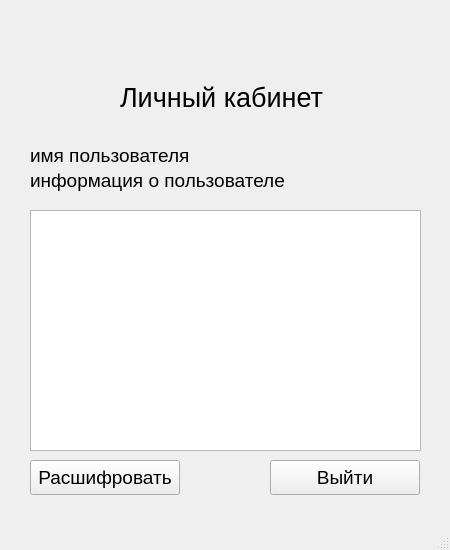
<?xml version="1.0" encoding="UTF-8"?>
<ui version="4.0">
 <class>MainWindow</class>
 <widget class="QMainWindow" name="MainWindow">
  <property name="geometry">
   <rect>
    <x>0</x>
    <y>0</y>
    <width>450</width>
    <height>550</height>
   </rect>
  </property>
  <property name="windowTitle">
   <string>MainWindow</string>
  </property>
  <widget class="QWidget" name="centralwidget">
   <widget class="QPlainTextEdit" name="plainTextEdit">
    <property name="geometry">
     <rect>
      <x>30</x>
      <y>210</y>
      <width>391</width>
      <height>241</height>
     </rect>
    </property>
    <property name="font">
     <font>
      <pointsize>12</pointsize>
     </font>
    </property>
   </widget>
   <widget class="QLabel" name="label">
    <property name="geometry">
     <rect>
      <x>120</x>
      <y>80</y>
      <width>211</width>
      <height>35</height>
     </rect>
    </property>
    <property name="font">
     <font>
      <pointsize>20</pointsize>
     </font>
    </property>
    <property name="text">
     <string>Личный кабинет</string>
    </property>
   </widget>
   <widget class="QLabel" name="name_pk2">
    <property name="geometry">
     <rect>
      <x>30</x>
      <y>140</y>
      <width>161</width>
      <height>31</height>
     </rect>
    </property>
    <property name="font">
     <font>
      <pointsize>14</pointsize>
     </font>
    </property>
    <property name="text">
     <string>имя пользователя</string>
    </property>
   </widget>
   <widget class="QLabel" name="label_3">
    <property name="geometry">
     <rect>
      <x>30</x>
      <y>165</y>
      <width>261</width>
      <height>31</height>
     </rect>
    </property>
    <property name="font">
     <font>
      <pointsize>14</pointsize>
     </font>
    </property>
    <property name="text">
     <string>информация о пользователе</string>
    </property>
   </widget>
   <widget class="QPushButton" name="decrypt_pk">
    <property name="geometry">
     <rect>
      <x>30</x>
      <y>460</y>
      <width>150</width>
      <height>35</height>
     </rect>
    </property>
    <property name="font">
     <font>
      <pointsize>14</pointsize>
     </font>
    </property>
    <property name="text">
     <string>Расшифровать</string>
    </property>
   </widget>
   <widget class="QPushButton" name="exit">
    <property name="geometry">
     <rect>
      <x>270</x>
      <y>460</y>
      <width>150</width>
      <height>35</height>
     </rect>
    </property>
    <property name="font">
     <font>
      <pointsize>14</pointsize>
     </font>
    </property>
    <property name="text">
     <string>Выйти</string>
    </property>
   </widget>
  </widget>
  <widget class="QMenuBar" name="menubar">
   <property name="geometry">
    <rect>
     <x>0</x>
     <y>0</y>
     <width>450</width>
     <height>21</height>
    </rect>
   </property>
  </widget>
  <widget class="QStatusBar" name="statusbar"/>
 </widget>
 <resources/>
 <connections/>
</ui>
